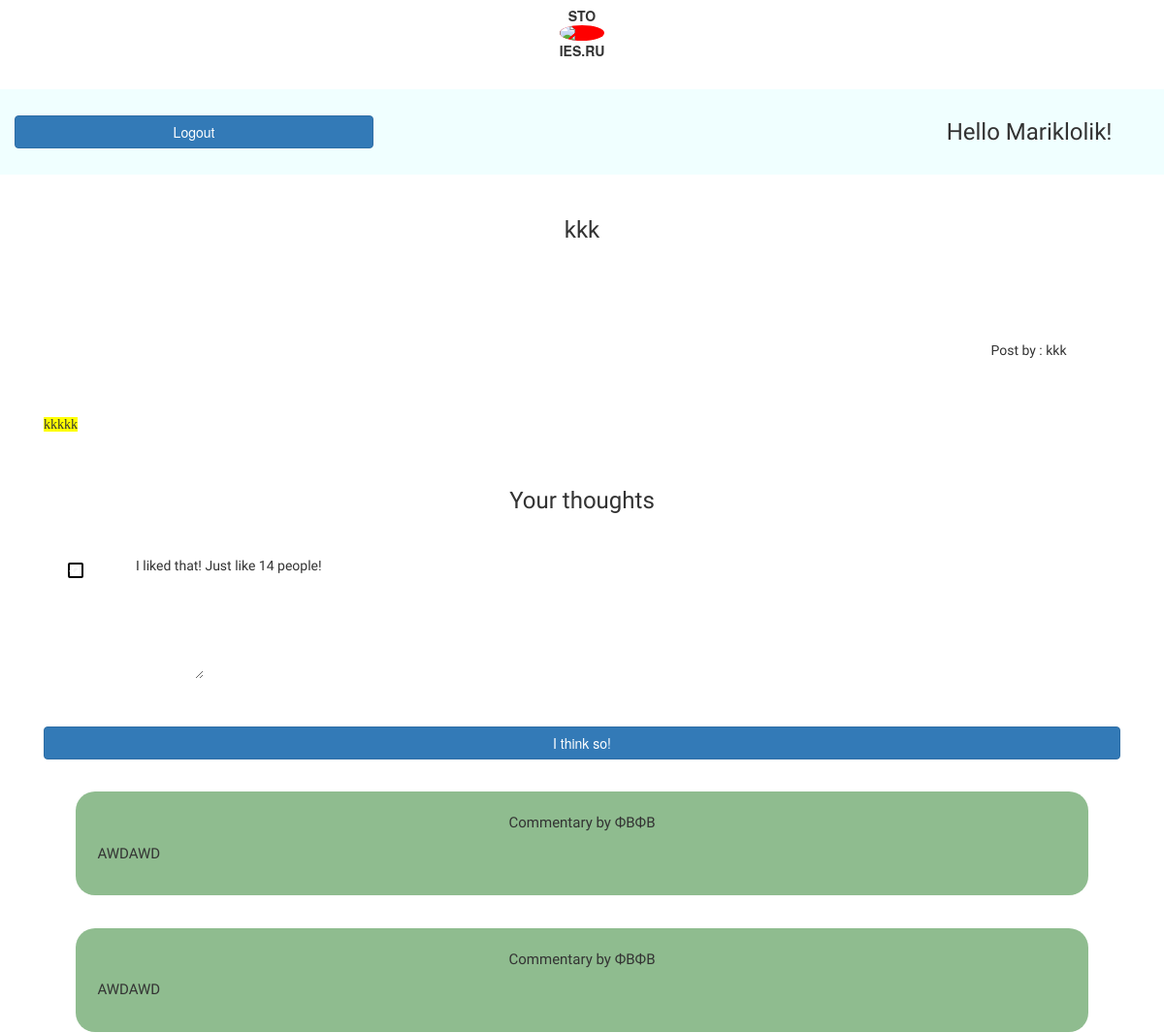
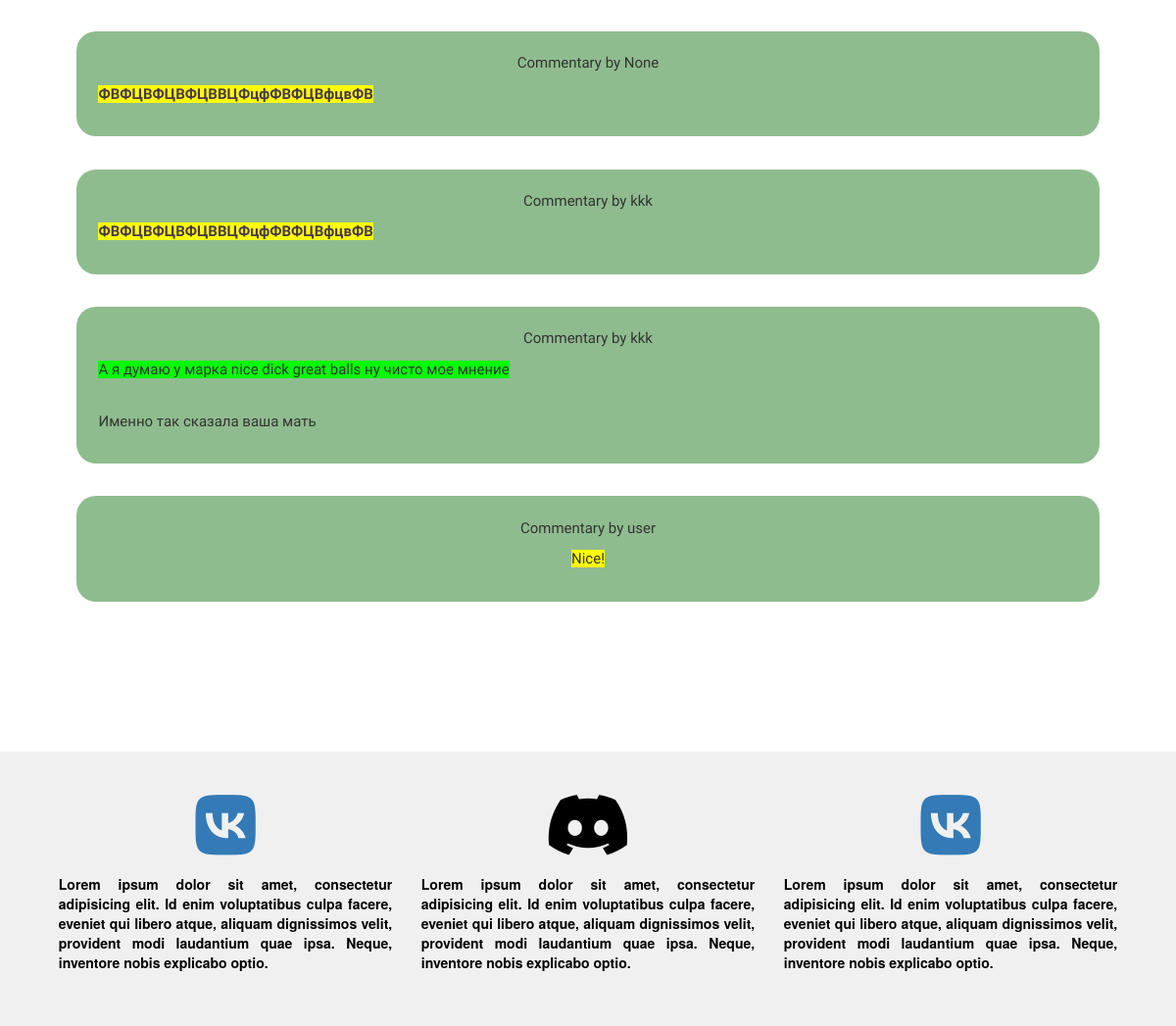
Screenshot of /story/1 (signed in) with the database file from the repository (2 pictures, top to bottom).
### dbremote/user.py (models this page shows, shortened)
class User(SqlAlchemyBase, UserMixin):
    __tablename__ = 'users'
    id = sqlalchemy.Column(sqlalchemy.Integer,
                           primary_key=True, autoincrement=True)
    nickname = sqlalchemy.Column(sqlalchemy.String, nullable=True)
    email = sqlalchemy.Column(sqlalchemy.String,
                              index=True, unique=True, nullable=True)
    hashed_password = sqlalchemy.Column(sqlalchemy.String, nullable=True)
    created_date = sqlalchemy.Column(sqlalchemy.DateTime,
                                     default=datetime.datetime.now)
    followers = sqlalchemy.Column(sqlalchemy.Integer, default=0)
    followed = orm.relationship(
        'User', secondary=follow_table,
        primaryjoin=(follow_table.c.follower_id == id),
        secondaryjoin=(follow_table.c.followed_id == id),
        backref=orm.backref('follow_table', lazy='dynamic'), lazy='dynamic')
    utype = sqlalchemy.Column(sqlalchemy.Boolean,
                              default=False)
    stories = orm.relationship("Story", back_populates='author')
    avatar = sqlalchemy.Column(sqlalchemy.String, nullable=True, default="data/default.jpg")

### dbremote/storys.py (models this page shows)
class Story(SqlAlchemyBase):
    __tablename__ = 'stories'
    id = sqlalchemy.Column(sqlalchemy.Integer,
                           primary_key=True, autoincrement=True)
    author_id = sqlalchemy.Column(sqlalchemy.Integer,
                                  sqlalchemy.ForeignKey("users.id"))
    author = orm.relationship('User')
    created_date = sqlalchemy.Column(sqlalchemy.DateTime,
                                     default=datetime.datetime.now)
    cover = sqlalchemy.Column(sqlalchemy.String, nullable=True)
    content = sqlalchemy.Column(sqlalchemy.String, nullable=True)
    head = sqlalchemy.Column(sqlalchemy.String, nullable=True)
    likes_count = sqlalchemy.Column(sqlalchemy.Integer, nullable=True, default=0)
    commented = orm.relationship("Comment")

class Comment(SqlAlchemyBase):
    __tablename__ = 'comments'
    id = sqlalchemy.Column(sqlalchemy.Integer,
                           primary_key=True, autoincrement=True)
    head = sqlalchemy.Column(sqlalchemy.String, nullable=True)
    content = sqlalchemy.Column(sqlalchemy.String, nullable=True)
    story_id = sqlalchemy.Column(sqlalchemy.Integer, sqlalchemy.ForeignKey("stories.id"))
    story = orm.relationship("Story", back_populates="commented")

### stories_api.py (the view, shortened to what this page needs)
@blueprint.route("/story/<int:sid>", methods=['GET', 'POST'])  # конкретный пост
def story(sid):
    session = create_session()
    story = session.query(Story).filter(Story.id == sid).first()
    if flask.request.method == 'GET':
        content = story.content
        comments = story.commented
        header = story.head
        name = session.query(User).filter(User.id == story.author_id).first()
        can_delete = (current_user.id == story.author_id)
        return flask.render_template("post_template.html", content=content, comments=comments, header=header,
                                     name=name.nickname, likes=story.likes_count, can_delete=can_delete)
    return flask.render_template('post_template.html', content=content, comments=comments, header=header,
                                 name=name.nickname, likes=story.likes_count)

### dbremote/db_session.py (called while the page is built)
def create_session() -> Session:
    global __factory
    return __factory()

### main.py (called while the page is built)
@login_manager.user_loader
def load_user(user_id):
    session = db_session.create_session()
    return session.query(User).get(user_id)

### templates/post_template.html (shortened to what this page needs)
{% extends "base.html" %}
{% block content %}
<div class="container">
    <div class="row">
        <div class="col">
            <div class="post-name">
                <h3 class="post-category">{{ header }}</h3>
                <div class="author-info">
                    <span id='name'>Post by : {{ name }}</span>
                </div>
            </div>
        </div>
    </div>
    <div class="row">
        <div class="col">
            <div class="post-text">
                {{ content|safe }}
            </div>
        </div>
    </div>
    <div class="row">
        <div class="col">
            <h3 class="post-category">Your thoughts</h3>
            <form method="post">
                <div class="row">
                    <div class="col-1">
                        <div class="like">
                            <div class="checkbox-wrapper">
                                <div class="checkbox"><i class="fa fa-check" name='Like'></i></div>
                            </div>
                        </div>
                    </div>
                    <div class="col-6" style='justify-content: center; text-align: center; font-family:Lexend Giga;'>
                        <p>I liked that! Just like {{ likes }} people! </p>
                    </div>
                </div>
                <div class="row">
                    <div class="col" style="margin-top: 5%;">
                        <textarea name="editordata" id="summernote" style='min-height: 30%;'></textarea>
                <input type="submit" class="btn btn-block btn-primary" value="I think so!" style="margin-top:4%;">
                    </div>
                </div>
            </form>
            {% for comment in comments %}
            <div class="commentary">
                <p style='text-align: center;font-family: Lexend Giga;'>Commentary by {{ comment.head }}</p>
                <p>{{ comment.content|safe }}</p>
            </div>
            {% endfor %}
        </div>
    </div>
</div>
{% endblock %}

### templates/base.html (shortened to what this page needs)
<!DOCTYPE HTML>
<html>
<head>
    <link rel="stylesheet" href="{{ url_for('static', filename='css/main2.css') }}" />
    <link rel="stylesheet" href="https://stackpath.bootstrapcdn.com/bootstrap/4.4.1/css/bootstrap.min.css">
</head>
<body class="homepage is-preload">
    <nav class="navbar navbar-light" id='navbar-nav'>
        <div class="row justify-content-space-between mx-auto">
            <div class="col">
                <div class="navbar-in" id='navbar-in'>STO <a href="/"><img src="https://img.icons8.com/nolan/64/r.png"></a>IES.RU</div>
            </div>
        </div>
    </nav>
    <div style="display: flex;justify-content: space-between;margin-top:2%;justify-content: center;align-items: center;background-color:azure;">
        <div class="col-xs-3 col-sm-5 col-lg-4"><a href="/logout" class="btn btn-block btn-primary" style="float:left;">Logout</a></div>
        <div class='col'>
            {% if current_user.utype %}
            <h3 class="post-category" style='float:right; margin-right: 5%;'>Hello <a class='username' href='/dashboard'>{{ current_user.nickname }}!</a></h3>
            {% else %}
            <h3 class="post-category" style='float:right; margin-right: 5%;'>Hello <a class='username' href='/account_page'>{{ current_user.nickname }}!</a></h3>
            {% endif %}
        </div>
    </div>
    {% block content %}{% endblock %}
    <footer>
        <div class="container">
            <div class="d-flex justify-content-around">
                <div class="footer-left">
                    <a href="https://vk.com/m.kashirsky"><i class="fab fa-vk fa-5x"></i></a>
                    <p>Lorem ipsum dolor sit amet, consectetur adipisicing elit. Id enim voluptatibus culpa facere, eveniet
                        qui libero atque, aliquam dignissimos velit, provident modi laudantium quae ipsa. Neque, inventore
                        nobis explicabo optio.</p>
                </div>
                <div class="footer-center">
                    <i class="fab fa-discord fa-5x"></i>
                    <p>Lorem ipsum dolor sit amet, consectetur adipisicing elit. Id enim voluptatibus culpa facere, eveniet
                        qui libero atque, aliquam dignissimos velit, provident modi laudantium quae ipsa. Neque, inventore
                        nobis explicabo optio.</p>
                </div>
                <div class="footer-right">
                    <a href="https://vk.com/kiryabikeev"><i class="fab fa-vk fa-5x"></i></a>
                    <p>Lorem ipsum dolor sit amet, consectetur adipisicing elit. Id enim voluptatibus culpa facere, eveniet
                        qui libero atque, aliquam dignissimos velit, provident modi laudantium quae ipsa. Neque, inventore
                        nobis explicabo optio.</p>
                </div>
            </div>
        </div>
    </footer>
    <link href="https://stackpath.bootstrapcdn.com/bootstrap/3.3.7/css/bootstrap.min.css" rel="stylesheet">
    <link href="https://cdn.jsdelivr.net/npm/summernote@0.8.16/dist/summernote.min.css" rel="stylesheet">
</body>
</html>

### static/css/main2.css (style rules this page uses)
* { margin: 0; padding: 0; border: 0; font-size: 100%; font: inherit; vertical-align: baseline; }
article, figure, footer, header, menu, nav, { display: block; }
ol, ul { list-style: none; }
html { box-sizing: border-box; }
*, *:before, *:after { box-sizing: inherit; }
body { background: #f0f4f4; color: #5b5b5b; font-size: 16pt; line-height: 1.85em; font-family: 'Source Sans Pro', sans-serif; font-weight: 300; }
input, textarea, select { font-size: 15pt; line-height: 1.85em; font-family: 'Source Sans Pro', sans-serif; font-weight: 300; }
h1, h2, h3, h4, h5, h6 { font-weight: 400; color: #483949; line-height: 1.25em; }
h1 a, h2 a, h3 a, h4 a, h5 a, h6 a { color: inherit; text-decoration: none; border-bottom-color: transparent; }
h3 { font-size: 1.25em; }
strong, b { font-weight: 400; color: #483949; }
em, i { font-style: italic; }
a { color: inherit; text-decoration: none; -moz-transition: background-color 0.35s ease-in-out, color 0.35s ease-in-out, border-bottom-color 0.35s ease-in-out; -webkit-transition: background-color 0.35s ease-in-out, color 0.35s ease-in-out, border-bottom-color 0.35s ease-in-out; -ms-transition: background-color 0.35s ease-in-out, color 0.35s ease-in-out, border-bottom-color 0.35s ease-in-out; transition: background-color 0.35s ease-in-out, color 0.35s ease-in-out, border-bottom-color 0.35s ease-in-out; }
p, ul, ol, dl, table { margin-bottom: 1em; }
p { text-align: justify; }
#navbar-nav { top: 0; }
#navbar-in { text-align: center; margin: 0 auto; font-weight: 700; transition: 0.4s; z-index: 10000; }
#navbar-in img { display: block; border-radius: 50%; background-color: red; transition: 0.6s; }
footer { background-color: #f0f0f0; padding: 40px 0; color: black; font-weight: 600; margin-top: 10%; }
footer p { margin: 4%; }
.footer-left { display: flex; justify-content: center; align-content: space-between; align-items: center; flex-direction: column; }
.footer-right { display: flex; justify-content: center; align-content: space-between; align-items: center; flex-direction: column; }
.footer-center { display: flex; justify-content: center; align-content: space-between; align-items: center; flex-direction: column; }
.post-name { font-family: 'Lexend Giga', sans-serif; text-align: center; }
.author-info { text-align: center; float: right; padding: 5%; }
#name { display: block; font-family: background-color:red; }
.like { float: right; }
.post-category { text-align: center; font-family: 'Lexend Giga', sans-serif; margin: 4% 0 4% 0; }
.commentary { background-color: darkseagreen; border-radius: 20px; padding: 2%; margin: 3%; font-family: 'Yanone Kaffeesatz', sans-serif; font-weight: 500; font-size: 1.5rem; }
form input { display: block; margin-left: auto; margin-right: auto; font: 'Yanone Kaffeesatz', sans-serif; font-weight: 700; }
.username { transition: 0.5s; }
.checkbox-wrapper { display: inline-block; left: 50%; position: absolute; top: 50%; transform: translateX(-50%) translateY(-50%); }
.checkbox-wrapper .checkbox { border: 2px solid black; border-radius: 2px; height: 16px; position: relative; transition: all 0.5s; width: 16px; }
.checkbox-wrapper .checkbox:before, .checkbox-wrapper .checkbox:after { content: ''; left: 50%; position: absolute; top: 50%; transform: translateX(-50%) translateY(-50%); transition: all 0.5s; }
.checkbox-wrapper .checkbox:before { background-color: rgba(242, 242, 242, 0.9); border-radius: 50%; height: 5px; width: 5px; z-index: -1; }
.checkbox-wrapper .checkbox:after { background-color: #29b6f6; border-radius: 2px; height: 5px; opacity: 0; width: 5px; }
.checkbox-wrapper .checkbox i { color: white; height: 18px; left: 0px; pointer-events: none; position: absolute; top: 0px; width: 18px; z-index: 2; }

### rows the page displays
User: nickname "Mariklolik"
Story: head "kkk", content "kkkkk"
User: nickname "kkk"
Comment: head "ФВФВ", content "AWDAWD"
Comment: head "ФВФВ", content "AWDAWD"
Comment: head "None", content "ФВФЦВФЦВФЦВВЦФцфФВФЦВфцвФВ"
Comment: head "kkk", content "ФВФЦВФЦВФЦВВЦФцфФВФЦВфцвФВ"
Comment: head "kkk", content "А я думаю у марка nice dick great balls ну чисто мое мнение Именно так сказала ваша мать"
Comment: head "user", content "Nice!"

### other values shown
{{ likes }} "14"
